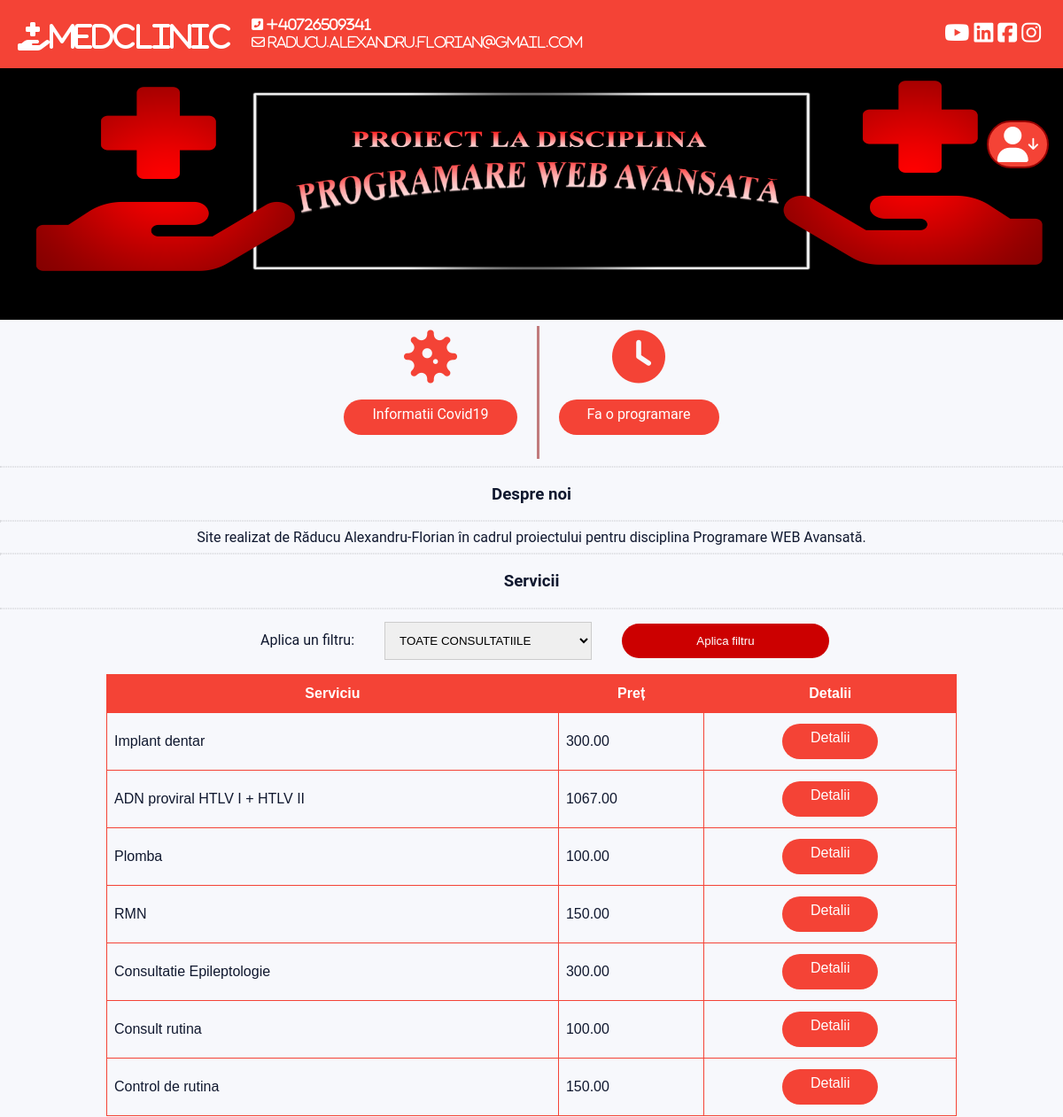
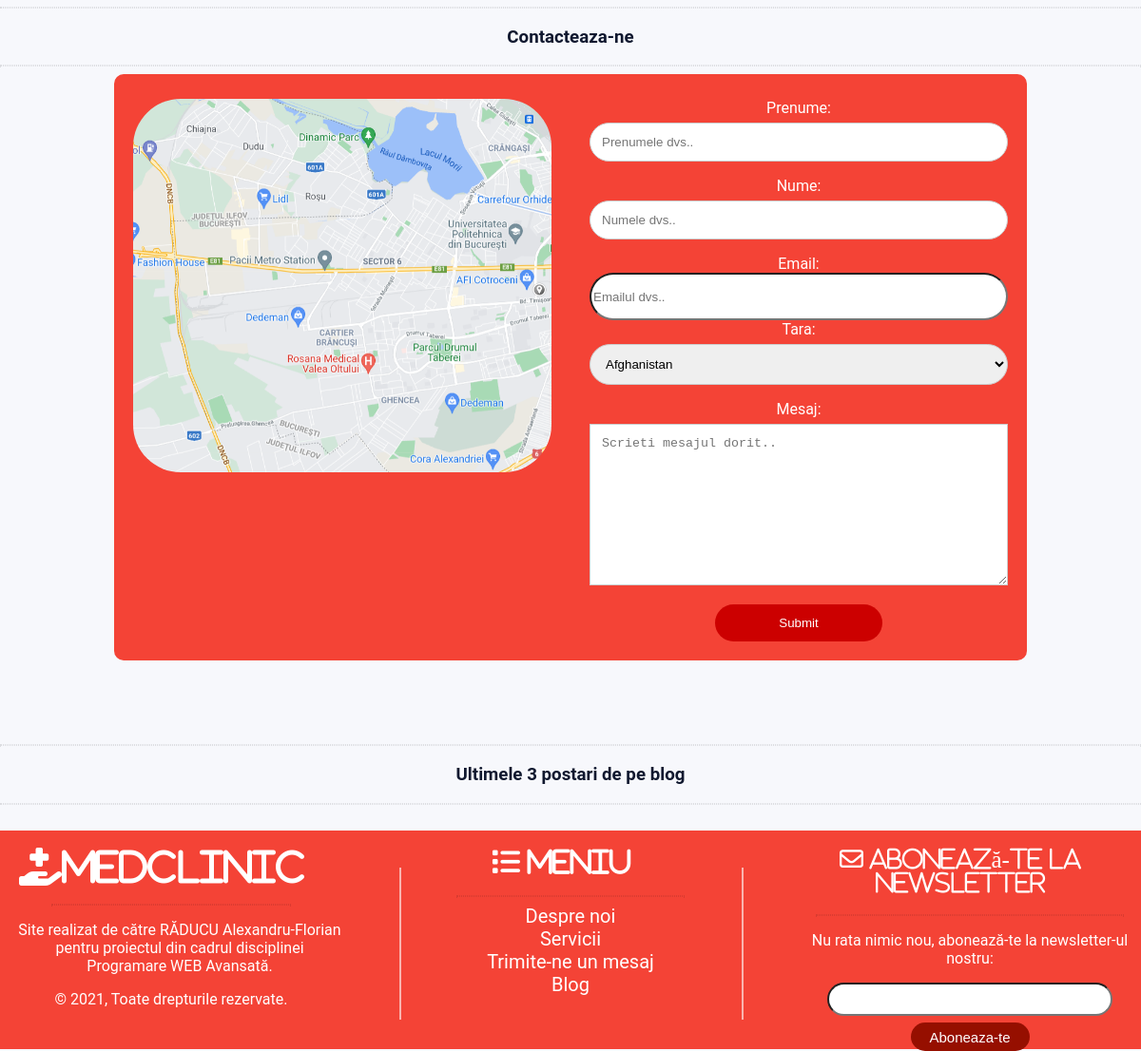
The app's page /med-clinic/index.php?id=1 with its own data (2 pictures, top to bottom).
### tables this page shows
CREATE TABLE `setarisite` (
  `id` int(11) NOT NULL,
  `linkedin` varchar(255) DEFAULT NULL,
  `facebook` varchar(255) DEFAULT NULL,
  `youtube` varchar(255) DEFAULT NULL,
  `instagram` varchar(255) DEFAULT NULL,
  `telefon` varchar(13) DEFAULT NULL,
  `email` varchar(50) DEFAULT NULL,
  `descriere` varchar(255) DEFAULT NULL
);

CREATE TABLE `servicii` (
  `id` int(11) NOT NULL,
  `idCategorie` int(11) NOT NULL,
  `denumire` varchar(50) NOT NULL,
  `pret` decimal(8,2) NOT NULL,
  `detalii` mediumtext NOT NULL
);

### med-clinic/index.php (the view, shortened to what this page needs)
<!DOCTYPE html>
<?php
  require_once("connect.php");
  include("variabilecomune.php");
  $filtru="";
  $sql = "SELECT * FROM setarisite;";
  $result = mysqli_query($link,$sql);
  $row = mysqli_fetch_array($result);
  $linkedin=$row["linkedin"];
  $facebook=$row["facebook"];
  $instagram=$row["instagram"];
  $youtube=$row["youtube"];
  $telefon=$row["telefon"];
  $email=$row["email"];
  $descriere=$row["descriere"];
?>
<html>
<head>
    <link rel="stylesheet" type="text/css" href="styles/stiluriindex.css">
</head>
<body>
    <div id="continut-pagina">
        <div id="continut">
    <div class="bara-meniu" style="position:fixed;width:100%;z-index:2;">
	   <i class="fas fa-hand-holding-medical fa-2x" style="padding-right:20px;margin-top:0px;">MedClinic</i>
        <i class="fas fa-phone-square-alt fa-1.9x" style="margin-top:0px;font-size: 15px; position:absolute;"> <?php echo " ".$telefon; ?></i>
        <i class="far fa-envelope" style="margin-top: 20px;font-size: 15px;"><?php echo " ".$email; ?></i>
	    <a href="<?php echo $instagram; ?>" class="fab fa-instagram fa-1.9x" style="float:right;font-size: 25px; padding-right:5px; padding-top:5px;text-decoration:none;color:white;"></a>
	    <a href="<?php echo $facebook; ?>" class="fab fa-facebook-square" style="float:right;font-size: 25px; padding-right:5px; padding-top:5px;text-decoration:none;color:white;"></a>
	    <a href="<?php echo $linkedin; ?>" class="fab fa-linkedin" style="float:right;font-size: 25px; padding-right:5px; padding-top:5px;text-decoration:none;color:white;"></a>
	    <a href="<?php echo $youtube; ?>" class="fab fa-youtube" style="float:right;font-size: 25px; padding-right:5px; padding-top:5px;text-decoration:none;color:white;"></a>
    </div>
    <div style="width:100%; position:fixed;margin-top:80px;z-index:4;">
    <div class="buton-utilizator" style="float:right;margin-top:0px;padding-top:-20px;">
        <div class="buton-meniu">
        <i class="fas fa-user" style="border-radius: 50px;padding-left: 10px;padding-right: 10px; padding-top: 5px; padding-bottom: 5px;display: inline-flex;font-size:40px;color:white;border: 2px solid #960202;background-color: #f44336;margin-top:40px;"><i class="fas fa-arrow-down" style="font-size:15px;display: inline-flex;margin-top:25%;"></i></i>
        </div>
    </div>
</div>
<div class="imagini-slide" style="padding-top:5.1%;">
    <div class="imaginiSlide efectImagine">
        <img src="<?php echo 'img/slide1.png';?>" style="width:100%;height:300px">
    </div>
</div>
<br>
<br/><center>
<div style="padding-top:10%;"></div>
    <div style="display:inline-flex">
	   <div><i class="fas fa-virus" style="font-size:60px;display: inline-flex;padding-top:15px;color:#f44336;padding-bottom:14px;"></i><br/><a class="butonRosu" href="#popupcovid" style="display: inline-flex;"> Informatii Covid19</a></div>
		  <div class="vl"></div>
	   <div><i class="fas fa-clock" style="font-size:60px;display: inline-flex;padding-top:15px;color:#f44336;padding-bottom:14px;"></i><br/><a class="butonRosu" style="display: inline-flex;"
        <?php
            if(isset($_SESSION["loggedin"]) && $_SESSION["loggedin"] === true){
                echo "href='panou-membru.php'";
            }
            else
                echo 'data-target="#login" id="declanseaza-modal-logare2" data-toggle="Continut-Modal-Logare"';
        ?>>Fa o programare</a></div>
    </div>
<hr/>
    <h3 id="despre">Despre noi</h3>
    <hr/>
    <?php echo $descriere; ?>
    <hr/>
    <h3 id="servicii">Servicii</h3>
    <hr/>
    <form action="index.php" method="POST" style="margin-left:30px;">
        <label>Aplica un filtru: </label>
        <select name="filtruservicii" style="width:20%;margin-left:30px;">
        <option value="0" >TOATE CONSULTATIILE</option>";
        </select>
        <input type="submit" style="width:20%;margin-left:30px;" name="aplicafiltru" value="Aplica filtru">
    </form>
    <table id="TabelServicii" style="width:80%">
        <tr>
            <th><center>Serviciu</center></th>
            <th><center>Preț</center></th>
            <th><center>Detalii</center></th>
        </tr>
        <?php
           $sql = "SELECT * FROM servicii $filtru;";
	       $result = mysqli_query($link,$sql);
	       WHILE($row = mysqli_fetch_array($result)){
		      $denumire = $row["denumire"];
		      $id = $row["id"];
		      $pret = $row["pret"];
		      echo "<tr>
				<td> $denumire</td>
				<td>$pret</td>
				<td><center><a class='butonRosu' href='?id=$id#popupServicii' border-radius:100px;width:100px;height:50px;'>Detalii</button></center></td>
				</tr>";
	       }
	   ?>
    </table>
    <hr/>
        <h3 id="contact">Contacteaza-ne</h3>
    <hr/>
    <center>
        <div class="continut" style="width:80%;background-color: #f44336; border-radius:10px;">
        <div>
            <div class="coloana">
                <img src="img/map.png" style="width:100%;border-radius:50px;">
            </div>
        <div class="coloana">
            <form name="trimiteMesaj" action="#popuptrimis" method="POST">
                <label for="fname" style="color:white;">Prenume:</label>
                <input type="text" style="border-radius: 100px;" name="prenume" placeholder="Prenumele dvs.." required>
                <label for="lname" style="color:white;">Nume:</label>
                <input type="text" style="border-radius: 100px;" name="nume" placeholder="Numele dvs.." required>
                <label for="lname" style="color:white;">Email:</label><br/>
                <input type="email" style="border-radius: 100px;width:100%;height:50px;" name="email" placeholder="Emailul dvs.." required><br/>
                <label for="country" style="color:white;">Tara:</label>
                <select id="country" style="border-radius: 100px;" name="tara" required>
                    <?php
                        foreach($tari as $tara)
                            echo "<option value='$tara'>$tara</option>";
                    ?>
                </select>
                <label for="mesajComplet" style="color:white;">Mesaj:</label>
                <textarea id="mesajComplet" name="mesaj" placeholder="Scrieti mesajul dorit.." style="height:170px" required></textarea>
                <input type="submit" value="Submit">
            </form>
        </div>
    </div>
</div>
</center>
    <div style="margin-bottom:0px;padding-bottom: 0px;bottom:0px;">
        <section style="height:80px;" style="margin-bottom:0px;padding-bottom: 0px;bottom:0px;"></section>
        <hr/>
        <h3 id="blog">Ultimele 3 postari de pe blog</h3>
        <hr/>
    <br/>
</div>
 </div>
    <div class="footer-jos" id="footer" style="margin-top:100%">
        <div class="footer-stanga">
            <center><h3><i class="fas fa-hand-holding-medical fa-2x" style="padding-right:20px;margin-top:0px; color:white;font-size:40px">MedClinic</i></h3></center>
             <center><hr style="color: white; width:70%"/>
           <p style="color:white;margin-left:5%">Site realizat de către RĂDUCU Alexandru-Florian pentru proiectul din cadrul disciplinei Programare WEB Avansată.</p>
                <p style="color:white;">© 2021, Toate drepturile rezervate.</p></center>
        </div>
        <div class="linie-verticala" style="left: 35%;"></div>
        <div class="footer-mijloc">
            <center><h3><i class="fas fa-list fa-2x" style="padding-right:20px;margin-top:0px; color:white;font-size:30px"> Meniu</i></h3>
            <hr style="color: white; width:50%"/>
                <a href="#" style="color:white; font-size:20px;text-decoration: none">Despre noi</a><br/>
                <a href="#" style="color:white; font-size:20px;text-decoration: none">Servicii</a><br/>
                <a href="#" style="color:white; font-size:20px;text-decoration: none">Trimite-ne un mesaj</a><br/>
                <a href="#" style="color:white; font-size:20px;text-decoration: none">Blog</a>
            </center>
        </div>
        <div class="linie-verticala" style="left: 65%;"></div>
        <div class="footer-dreapta">
            <center><h3><i class="far fa-envelope fa-2x" style="padding-right:20px;margin-top:0px; color:white;font-size:25px"> Abonează-te la newsletter</i></h3>
            <hr style="color: white; width:90%"/>
                <p style="color:white">Nu rata nimic nou, abonează-te la newsletter-ul nostru:</p>
                <form method="POST">
                    <input type="email" name="emailNewsletter" style="border-radius:50px;width:300px; height:35px"><br/>
                    <input type="submit" name="butonAbonare" value="Aboneaza-te" style="background-color:#960f00; text-decoration:none;border:0px;width:125px;height: 30px;font-size:15px;margin: 0;padding: 0;color:white;margin-top:2%;border-radius:50px">
                </form>
            </center>
        </div>
    </div>
</div>
</body>
</html>

### med-clinic/styles/stiluriindex.css (style rules this page uses)
body { padding: 0; min-height: 100vh; font-family: 'Open Sans', Verdana, Geneva, Tahoma, sans-serif; justify-content: center; align-items: center; margin: 0; background-color: #f7f8fc; font-family: "Roboto", sans-serif; color: #10182f; }
.bara-meniu { padding: 20px; background-color: #f44336; color: white; }
* { box-sizing: border-box; }
.imaginiSlide { display: none; }
img { vertical-align: middle; }
.imagini-slide { width: 100%; height: 200px; position: relative; margin: auto; }
.efectImagine { -webkit-animation-name: fade; -webkit-animation-duration: 3.5s; animation-name: fade; animation-duration: 3.5s; }
.butonRosu { background-color: #f44336; border: none; border-radius: 50px; height: 40px; width: auto; color: white; padding: 7px 32px; text-align: center; text-decoration: none; display: inline-block; font-size: 16px; margin: 4px 2px; cursor: pointer; }
.vl { border-left: 3px solid darkred; opacity: 0.5; margin-top: 10px; margin-right: 20px; margin-left: 20px; height: 150px; }
.buton-meniu { color: white; padding: 16px; font-size: 16px; border: none; }
.buton-utilizator { position: relative; display: inline-block; }
#TabelServicii { font-family: Arial, Helvetica, sans-serif; border-collapse: collapse; width: 100%; }
#TabelServicii td, #TabelServicii th { border: 1px solid #f44336; padding: 8px; }
#TabelServicii th { padding-top: 12px; padding-bottom: 12px; text-align: left; background-color: #f44336; color: white; }
.continut { display: flex; width: 1040px; justify-content: space-evenly; flex-wrap: wrap; }
.coloana { float: left; width: 50%; margin-top: 6px; padding: 20px; }
input[type=text], select, textarea { width: 100%; padding: 12px; border: 1px solid #ccc; margin-top: 6px; margin-bottom: 16px; }
input[type=submit] { background-color: #cc0000; border-radius: 50px; width: 40%; color: white; padding: 12px 20px; border: none; cursor: pointer; }
.footer-jos { position: absolute; left: 0; bottom: 0; width: 100%; height: 230px; background-color: #f44336; }
.footer-stanga { width: 30%; height: 100%; float: left; }
.footer-mijloc { width: 40%; height: 100%; float: left; }
.footer-dreapta { width: 30%; height: 100%; float: left; }
.linie-verticala { border-left: 2px solid white; width: 10px; position: absolute; opacity: 0.6; top: 17%; height: 160px; }
#continut-pagina { position: relative; min-height: 100vh; }
#continut { padding-bottom: 230px; }
hr { opacity: 0.1; border: 1px dotted black; }

### records on screen
setarisite: telefon "+40726509341", email "raducu.alexandru.florian@gmail.com", descriere "Site realizat de Răducu Alexandru-Florian în cadrul proiectului pentru disciplina Programare WEB Avansată."
servicii: denumire "Implant dentar", pret "300.00", $id 1 (drawn)
servicii: denumire "ADN proviral HTLV I + HTLV II", pret "1067.00"
servicii: denumire "Plomba", pret "100.00"
servicii: denumire "RMN", pret "150.00"
servicii: denumire "Consultatie Epileptologie", pret "300.00", $id 5 (drawn)
servicii: denumire "Consult rutina", pret "100.00"
servicii: denumire "Control de rutina", pret "150.00"

### other values on screen
form field tara "Afghanistan"
